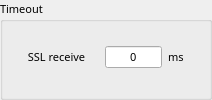
                 <widget class="QGroupBox" name="groupbox_ch1_timeout">
                  <property name="minimumSize">
                   <size>
                    <width>210</width>
                    <height>35</height>
                   </size>
                  </property>
                  <property name="maximumSize">
                   <size>
                    <width>420</width>
                    <height>100</height>
                   </size>
                  </property>
                  <property name="font">
                   <font>
                    <family>맑은 고딕</family>
                    <pointsize>8</pointsize>
                   </font>
                  </property>
                  <property name="title">
                   <string>Timeout</string>
                  </property>
                  <layout class="QGridLayout" name="gridLayout_75">
                   <property name="topMargin">
                    <number>6</number>
                   </property>
                   <item row="0" column="0">
                    <layout class="QGridLayout" name="gridLayout_78">
                     <property name="horizontalSpacing">
                      <number>6</number>
                     </property>
                     <item row="0" column="0">
                      <widget class="QLabel" name="label_ssl_recv_timeout">
                       <property name="minimumSize">
                        <size>
                         <width>85</width>
                         <height>22</height>
                        </size>
                       </property>
                       <property name="maximumSize">
                        <size>
                         <width>170</width>
                         <height>45</height>
                        </size>
                       </property>
                       <property name="font">
                        <font>
                         <family>맑은 고딕</family>
                         <pointsize>8</pointsize>
                        </font>
                       </property>
                       <property name="text">
                        <string>SSL receive</string>
                       </property>
                       <property name="alignment">
                        <set>Qt::AlignCenter</set>
                       </property>
                      </widget>
                     </item>
                     <item row="0" column="1">
                      <widget class="QLineEdit" name="lineedit_ch1_ssl_recv_timeout">
                       <property name="minimumSize">
                        <size>
                         <width>57</width>
                         <height>22</height>
                        </size>
                       </property>
                       <property name="maximumSize">
                        <size>
                         <width>57</width>
                         <height>22</height>
                        </size>
                       </property>
                       <property name="font">
                        <font>
                         <family>맑은 고딕</family>
                         <pointsize>8</pointsize>
                        </font>
                       </property>
                       <property name="toolTip">
                        <string>&lt;html&gt;&lt;head/&gt;&lt;body&gt;&lt;p&gt;1~65535 (ms)&lt;/p&gt;&lt;/body&gt;&lt;/html&gt;</string>
                       </property>
                       <property name="text">
                        <string>0</string>
                       </property>
                       <property name="maxLength">
                        <number>5</number>
                       </property>
                       <property name="alignment">
                        <set>Qt::AlignCenter</set>
                       </property>
                      </widget>
                     </item>
                     <item row="0" column="2">
                      <widget class="QLabel" name="label_166">
                       <property name="minimumSize">
                        <size>
                         <width>30</width>
                         <height>22</height>
                        </size>
                       </property>
                       <property name="maximumSize">
                        <size>
                         <width>30</width>
                         <height>22</height>
                        </size>
                       </property>
                       <property name="font">
                        <font>
                         <family>맑은 고딕</family>
                         <pointsize>8</pointsize>
                        </font>
                       </property>
                       <property name="text">
                        <string>ms</string>
                       </property>
                      </widget>
                     </item>
                    </layout>
                   </item>
                  </layout>
                 </widget>
